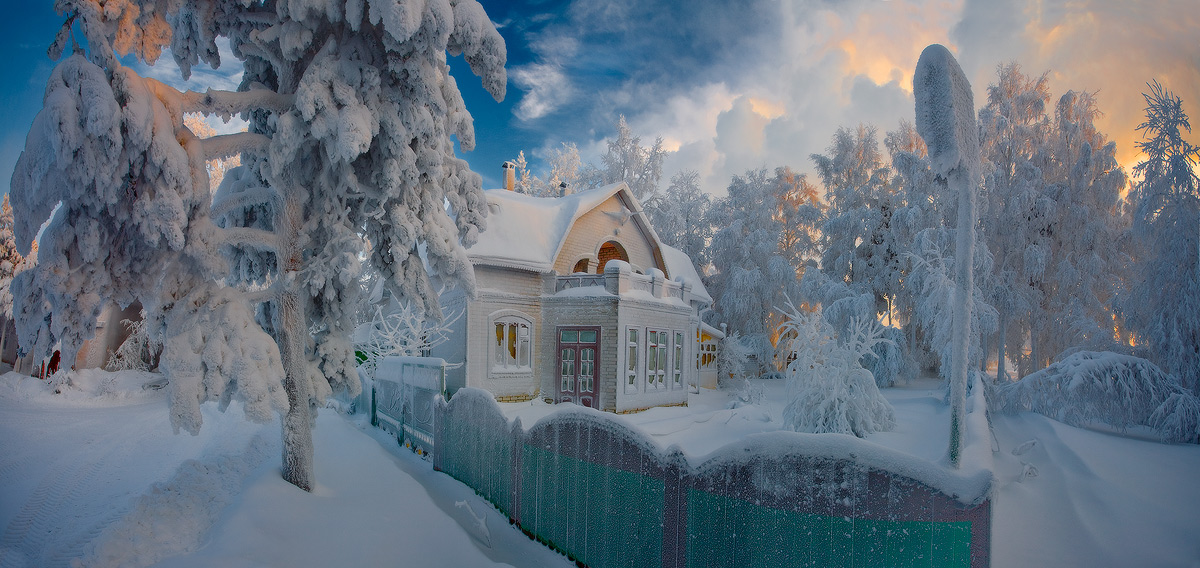
#> input picture Collective IT activities/06_pract_regression/image.jpg, 1200 x 568 px
$ python run6.py
#> lines starting #> are read from the running program, lines starting #| are printed output that depends on the picture
#> further down, im is the input picture: PIL image 1200x568 RGB; mean R, G, B 101.8, 114.2, 126.7
#> the answer given: 3
import numpy as np
from sklearn import linear_model
import matplotlib.pyplot as plt
from PIL import Image


def ImWork(data, im, h):
#> called with h = 3
    x = np.arange(0, im.width)
#> x = 1200 values from 0 to 1199
    X = np.array([x, x ** 2.0, x ** 3.0, x ** 4.0, x ** 5.0]).transpose()

    y_red = data[0, :, 0]
#> y_red = 1200 values, max 205 at index 886, min 0 at index 0, mean 103.7
    y_green = data[0, :, 1]
#> y_green = 1200 values, max 196 at index 885, min 28 at index 365, mean 117.3
    y_blue = data[0, :, 2]
#> y_blue = 1200 values, max 200 at index 263, min 38 at index 83, mean 132.5

    plt.plot(x, y_red, 'r-')
    plt.plot(x, y_green, 'g-')
    plt.plot(x, y_blue, 'b-')
    plt.title('Цветовые каналы первой строки изображения')
    plt.grid()
    plt.show()
#> figure, not shown here; curve peaks at x = 886, y = 205; curve peaks at x = 885, y = 196; curve peaks at x = 263, y = 200

    y_red = data[:, :, 0]
    y_green = data[:, :, 1]
    y_blue = data[:, :, 2]

    predicted_red = np.zeros([im.height, im.width])
    predicted_green = np.zeros([im.height, im.width])
    predicted_blue = np.zeros([im.height, im.width])
    for i in range(im.height):
        lm = linear_model.LinearRegression()
        lm.fit(X, y_red[i])
        predicted_red[i] = lm.predict(X)
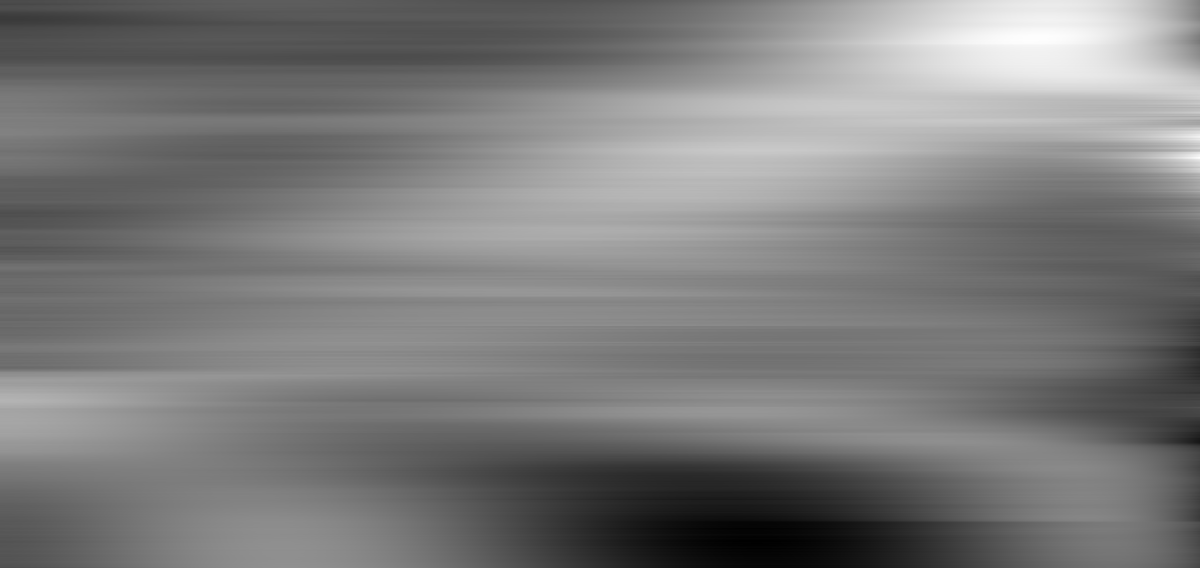
#> predicted_red: shape (568, 1200) float64; min -0.711, max 210.6, mean 101.8; drawn with min black and max white
    for i in range(im.height):
        lm = linear_model.LinearRegression()
        lm.fit(X, y_green[i])
        predicted_green[i] = lm.predict(X)
    for i in range(im.height):
        lm = linear_model.LinearRegression()
        lm.fit(X, y_blue[i])
        predicted_blue[i] = lm.predict(X)
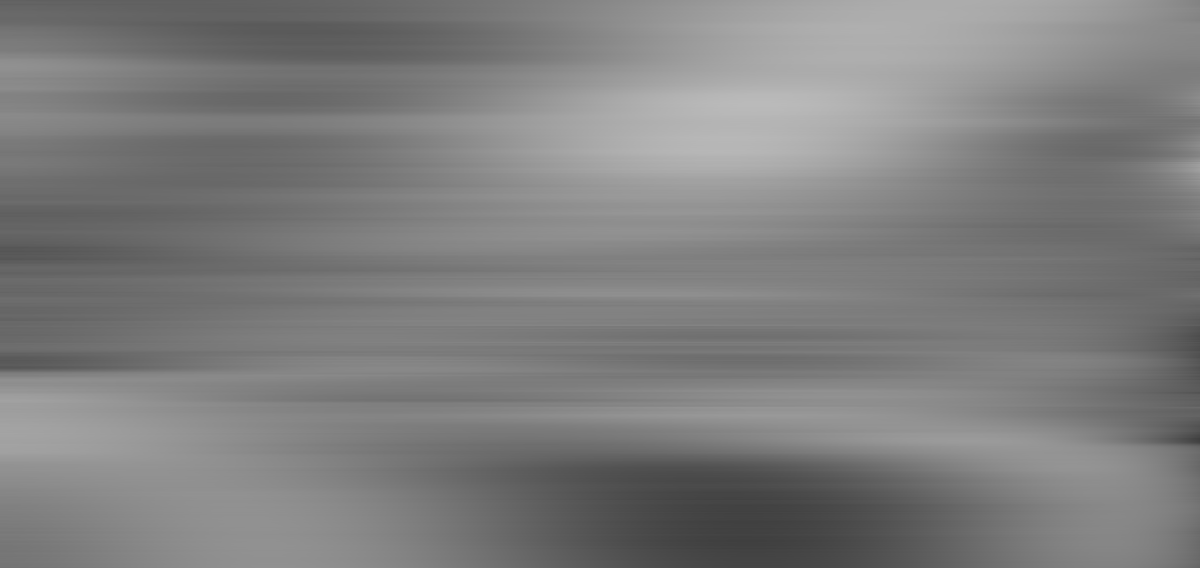
#> predicted_blue: shape (568, 1200) float64; min 63.22, max 186.8, mean 126.7

    # кодирование разностей
    raz_red = y_red - predicted_red
    raz_green = y_green - predicted_green
    raz_blue = y_blue - predicted_blue
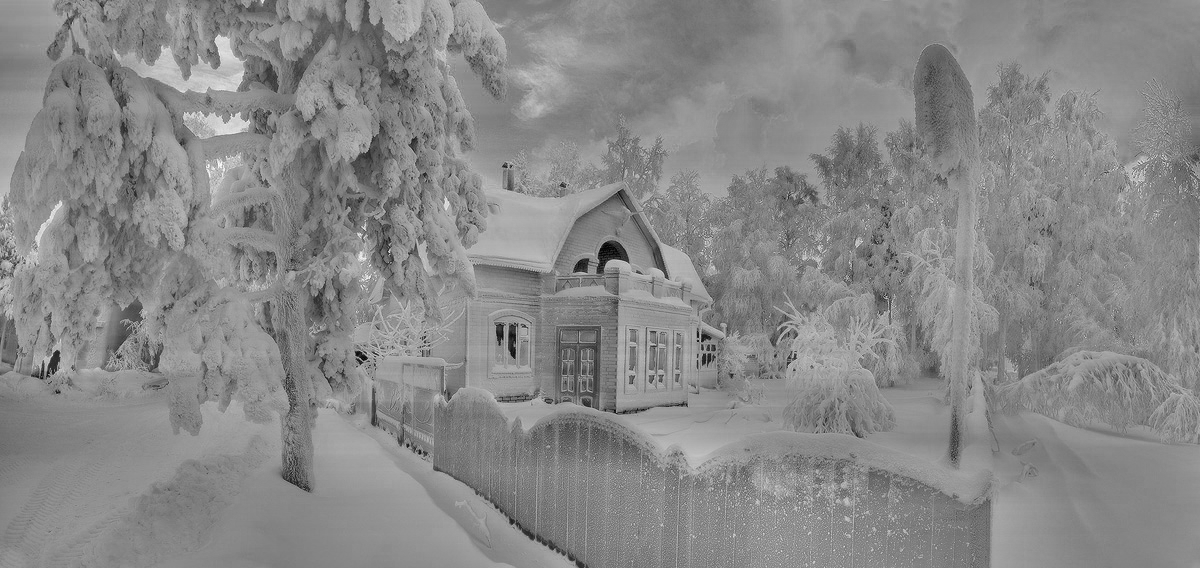
#> raz_blue: shape (568, 1200) float64; min -138.1, max 119.8, mean 0; drawn with min black and max white

    bits_per_channel = h
    threshold = (2 ** (bits_per_channel - 1)) - 1
    # для кодирование 8 (2^3, так как один бит определяет знак) оттенков от 0 до 7

    diff_red = np.clip(raz_red, -threshold, threshold)
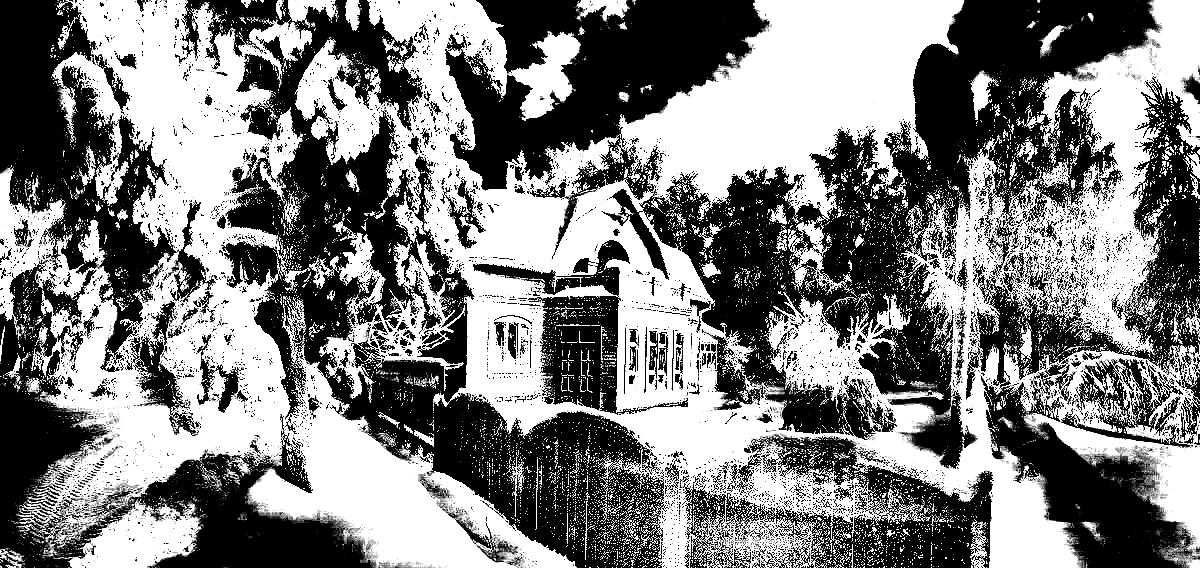
#> diff_red: shape (568, 1200) float64; min -3, max 3, mean 0.0124; drawn with min black and max white
    diff_green = np.clip(raz_green, -threshold, threshold)
    diff_blue = np.clip(raz_blue, -threshold, threshold)
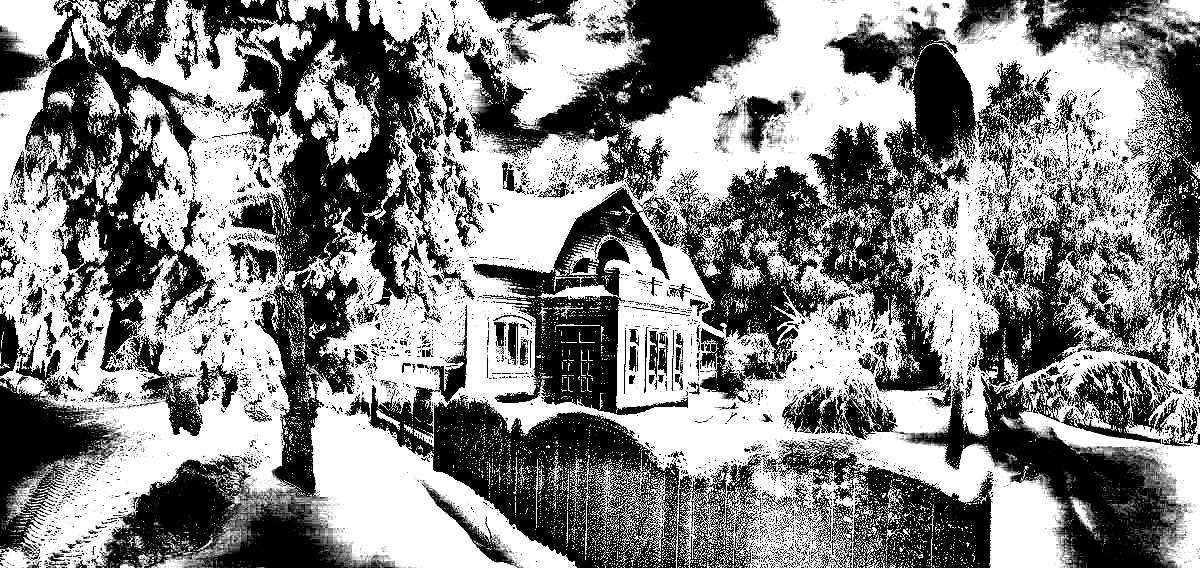
#> diff_blue: shape (568, 1200) float64; min -3, max 3, mean 0.176; drawn with min black and max white

    y_r = predicted_red + diff_red
    y_g = predicted_green + diff_green
    y_b = predicted_blue + diff_blue

    # Подмена пикселов в исходном изображении
    pix = im.load()
    for i in range(im.size[0]):
        for j in range(im.size[1]):
            l = list(pix[i, j])
            l[0] = int(y_r[j, i])
            l[1] = int(y_g[j, i])
            l[2] = int(y_b[j, i])
            pix[i, j] = tuple(l)
    tr = 'ready' + str(h) + '.png'
    im.save(tr)
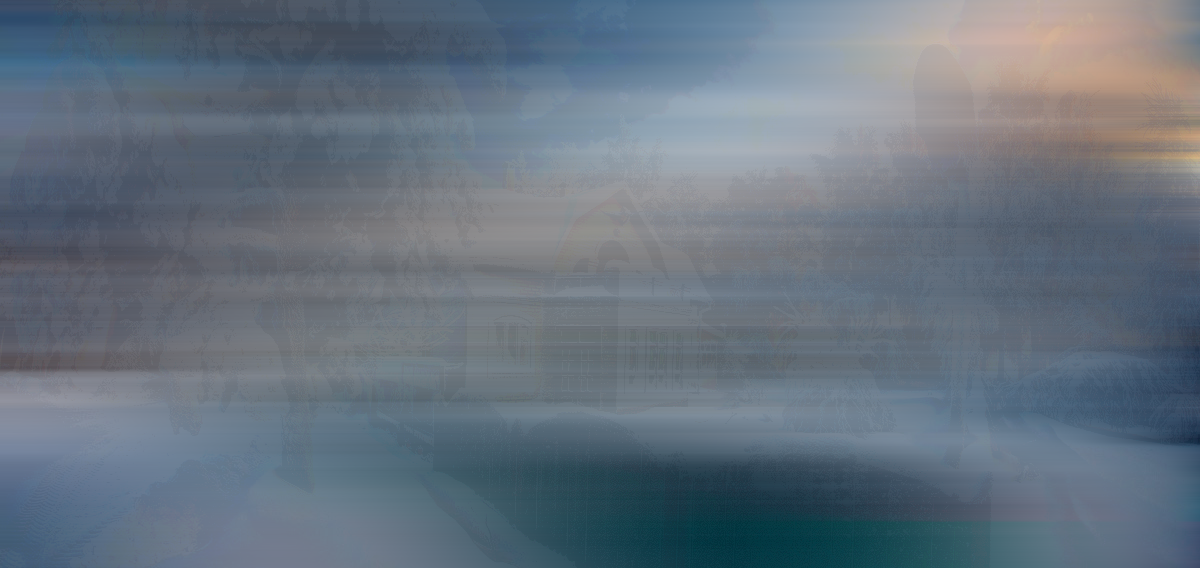
#> saved as ready3.png: PIL image 1200x568 RGB; mean R, G, B 101.4, 113.8, 126.4
    return True


im = Image.open('image.jpg')
data = np.array(im.getdata()).reshape([im.height, im.width, 3])
h = int(input("Введите кол-во бит: "))
if ImWork(data, im, h):
    print('Сжатие в', h, 'бит выполнено')
